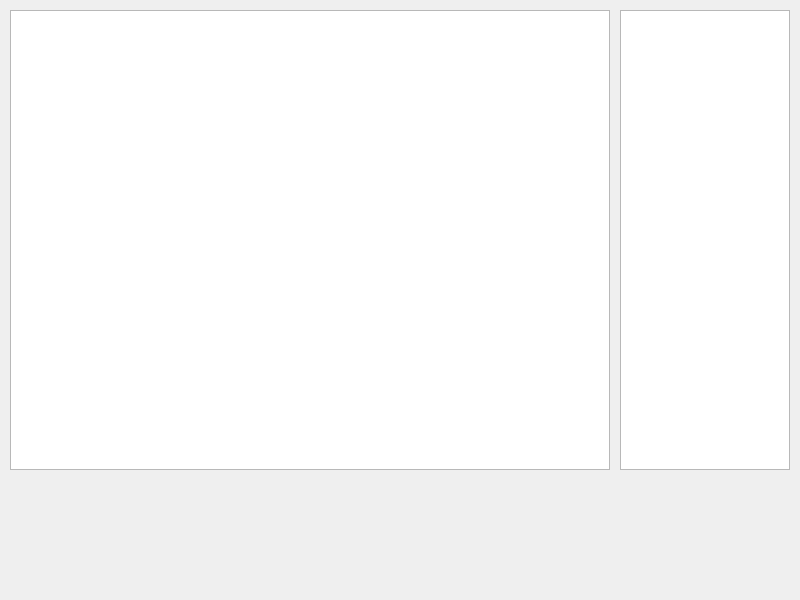
<?xml version="1.0" encoding="UTF-8"?>
<ui version="4.0">
 <class>AdminOrderListForm</class>
 <widget class="QWidget" name="AdminOrderListForm">
  <property name="geometry">
   <rect>
    <x>0</x>
    <y>0</y>
    <width>800</width>
    <height>600</height>
   </rect>
  </property>
  <property name="windowTitle">
   <string>Form</string>
  </property>
  <widget class="QTableWidget" name="tableWidget">
   <property name="geometry">
    <rect>
     <x>10</x>
     <y>10</y>
     <width>600</width>
     <height>460</height>
    </rect>
   </property>
  </widget>
  <widget class="QTableWidget" name="tableWidget_2">
   <property name="geometry">
    <rect>
     <x>620</x>
     <y>10</y>
     <width>170</width>
     <height>460</height>
    </rect>
   </property>
  </widget>
 </widget>
 <resources/>
 <connections/>
</ui>
